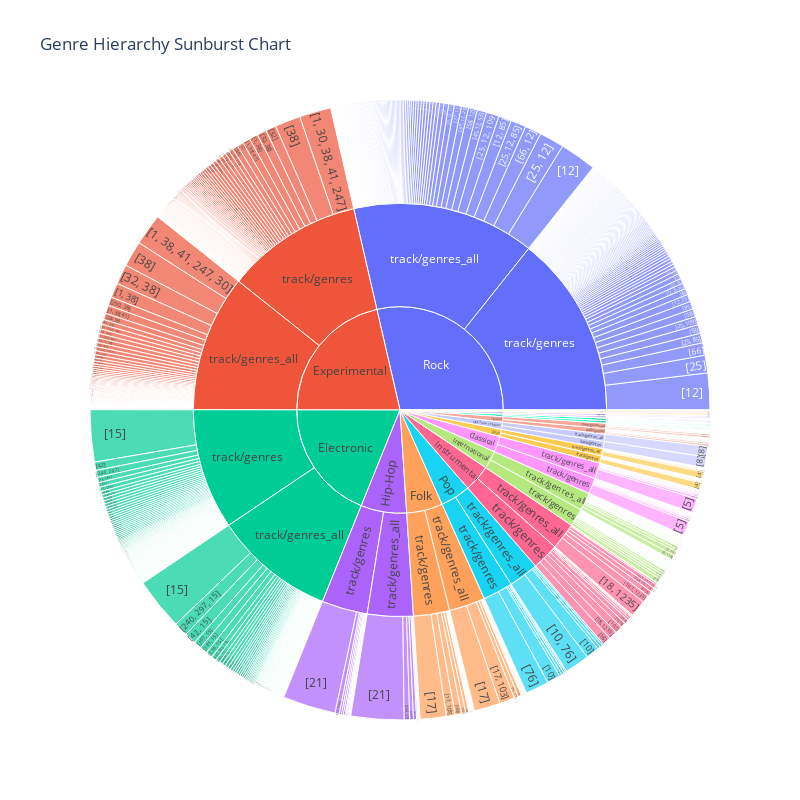

Notebook code for this chart:
### Code cell
import plotly.express as px
import pandas as pd

# Assuming 'tracks_filtered' is already loaded in the code and contains the required columns
# Drop rows where 'track/genre_top' is None or NaN
tracks_filtered = tracks_filtered.dropna(subset=['track/genre_top'])

# Explode list columns to have each genre in a separate row
tracks_filtered = tracks_filtered.explode('track/genres').explode('track/genres_all')

# Prepare data for sunburst plot
sunburst_data = tracks_filtered.melt(id_vars=['track/genre_top'], value_vars=['track/genres', 'track/genres_all'], 
                                     var_name='level', value_name='genre')

# Drop rows where 'genre' is None or NaN
sunburst_data = sunburst_data.dropna(subset=['genre'])

# Create Sunburst plot
fig = px.sunburst(
    sunburst_data,
    path=['track/genre_top', 'level', 'genre'],
    values=None,
    title="Genre Hierarchy Sunburst Chart",
    width=800,
    height=800
)

# Show the figure
fig.show()

### Figure 1 — Plotly figure (JSON) as saved in the notebook; plotly's stock layout.template omitted (floating-point values rounded to 4 significant figures; data arrays with more than 128 entries replaced by an {"elided": "..."} marker saying what was removed)
{"data": [{"branchvalues": "total", "domain": {"x": [0, 1], "y": [0, 1]}, "hovertemplate": "labels=%{label}<br>count=%{value}<br>parent=%{parent}<br>id=%{id}<extra></extra>", "ids": {"elided": "1745 str values"}, "labels": {"elided": "1745 str values"}, "level": "761f31", "name": "", "parents": {"elided": "1745 str values"}, "type": "sunburst", "values": {"elided": "1745 int values"}}], "layout": {"height": 800, "legend": {"tracegroupgap": 0}, "title": {"text": "Genre Hierarchy Sunburst Chart"}, "width": 800}}
